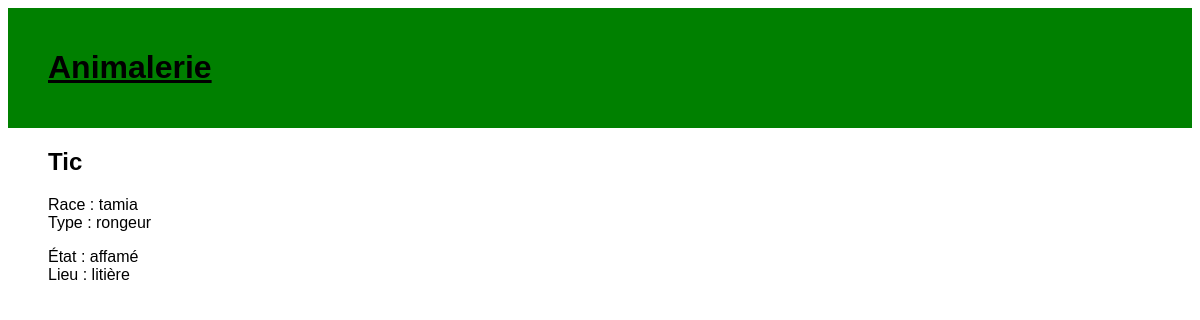
The page /animal/Tic/ on the database as committed earlier.
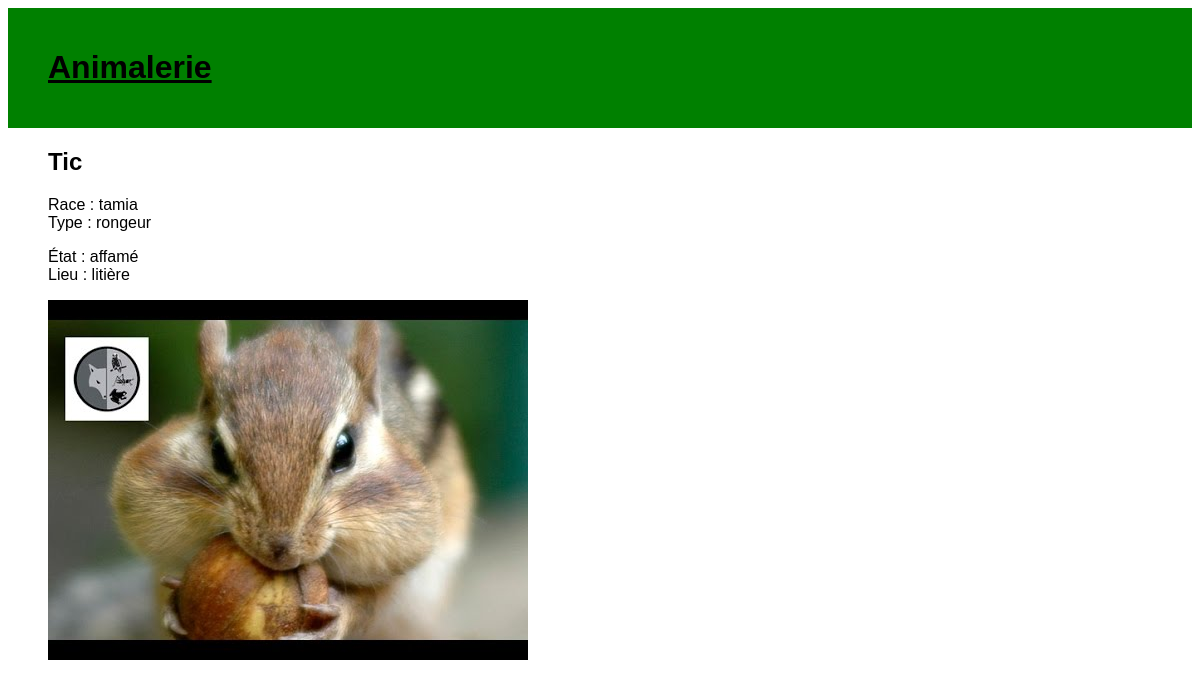
The same page on the database as committed later.
### animalerie/models.py (models this page shows, shortened)
class Animal(models.Model):
    id_animal = models.CharField(max_length=100, primary_key=True)
    etat = models.CharField(max_length=20)
    type = models.CharField(max_length=20)
    race = models.CharField(max_length=20)
    photo = models.CharField(max_length=200)
    lieu = models.ForeignKey(Equipement, on_delete=models.CASCADE)

class Equipement(models.Model):
    id_equip = models.CharField(max_length=100, primary_key=True)
    disponibilite = models.CharField(max_length=20)
    photo = models.CharField(max_length=200)
    def __str__(self):
        return self.id_equip

### animalerie/views.py (the view)
# urls.py: path('animal/<str:id_animal>/', views.animal_detail, name='animal_detail'),
def animal_detail(request, id_animal):
    animal = get_object_or_404(Animal, id_animal=id_animal)
    return render(request, "animalerie/animal_detail.html", {"animal": animal})

### animalerie/templates/animalerie/animal_detail.html (shortened to what this page needs)
{% extends 'animalerie/base.html' %}
{% block content %}
    <div class="animal">
        <h2 class="nom_animal"> {{ animal.id_animal }} </h2>
        <p class="detail"> Race : {{ animal.race }} <br /> Type : {{ animal.type }}  </p>
        <p> État : {{ animal.etat }} <br /> Lieu : {{ animal.lieu }} </p>
        {% if animal.photo %}
            <img src="../../static/images/{{animal.photo}}" class="image_animal">
        {% endif %}
    </div>
{% endblock %}

### animalerie/templates/animalerie/base.html (shortened to what this page needs)
{% load static %}
<html>
    <head>
        <link rel="stylesheet" href="{% static 'css/animalerie.css' %}">
    </head>
    <body>
        <div class="page-header">
            <h1><a href="/">Animalerie</a></h1>
        </div>
        <div class="content container">
            <div class="row">
                <div class="col-md-8">
                {% block content %}
                {% endblock %}
                </div>
            </div>
        </div>
    </body>
</html>

### animalerie/static/css/animalerie.css (style rules this page uses)
* { font-family: ArchivoNarrow, sans-serif; }
.content { margin-left: 40px; }
.page-header { background-color: green; margin-top: 0; padding: 20px 20px 20px 40px; }
h1 a { color: black; }
a { color: rgb(100, 100, 100); }

Rows that differ between the two databases and show on the page:
changed Animal "Tic": photo: picture added
